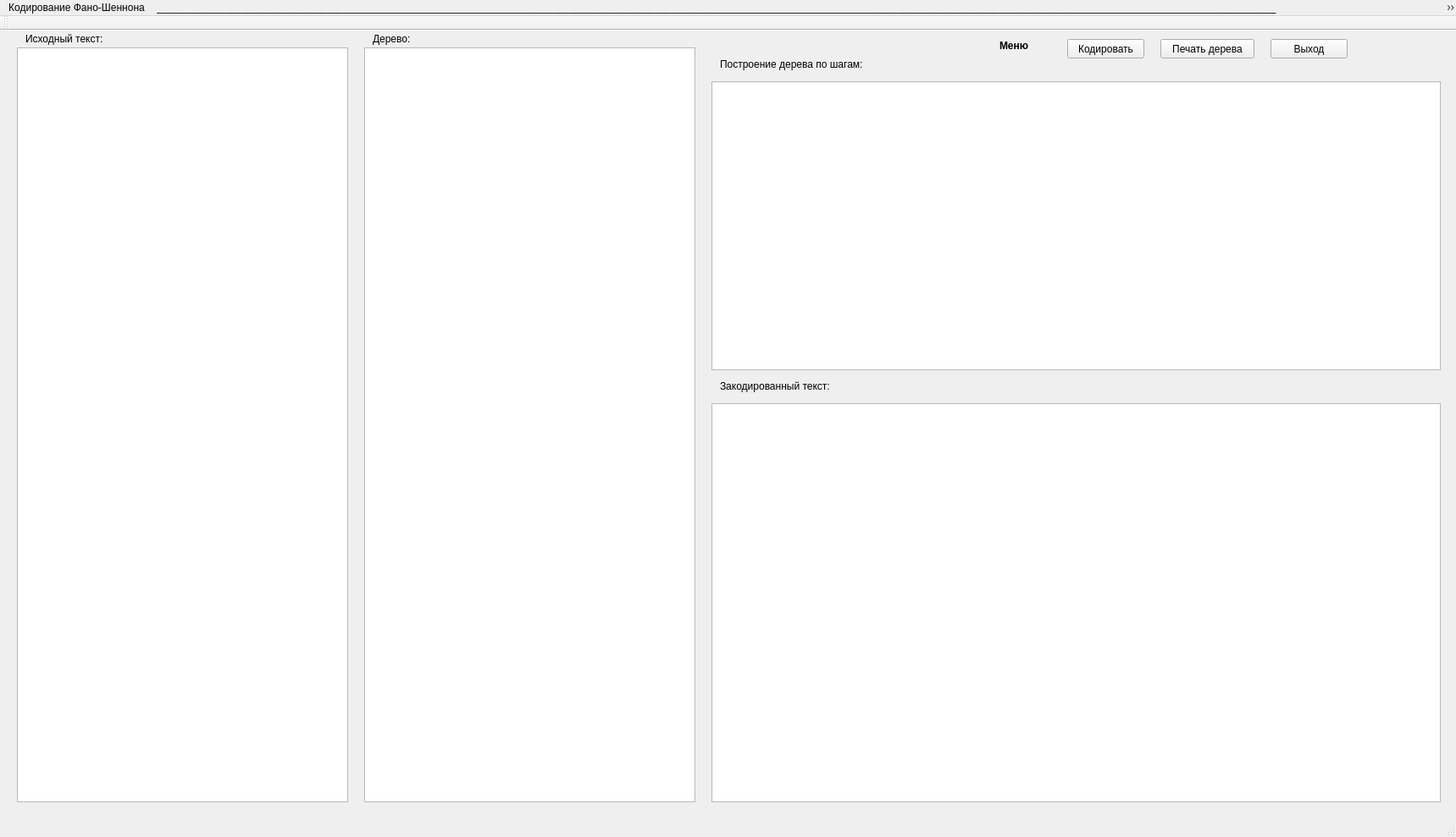
<?xml version="1.0" encoding="UTF-8"?>
<ui version="4.0">
 <class>MainWindow</class>
 <widget class="QMainWindow" name="MainWindow">
  <property name="geometry">
   <rect>
    <x>0</x>
    <y>0</y>
    <width>1719</width>
    <height>988</height>
   </rect>
  </property>
  <property name="windowTitle">
   <string>MainWindow</string>
  </property>
  <widget class="QWidget" name="centralWidget">
   <widget class="QPushButton" name="ChooseEncode">
    <property name="geometry">
     <rect>
      <x>1260</x>
      <y>10</y>
      <width>91</width>
      <height>23</height>
     </rect>
    </property>
    <property name="text">
     <string>Кодировать</string>
    </property>
   </widget>
   <widget class="QTextEdit" name="ResultEdit">
    <property name="geometry">
     <rect>
      <x>430</x>
      <y>20</y>
      <width>391</width>
      <height>891</height>
     </rect>
    </property>
    <property name="readOnly">
     <bool>true</bool>
    </property>
   </widget>
   <widget class="QTextEdit" name="CodesEdit">
    <property name="geometry">
     <rect>
      <x>840</x>
      <y>60</y>
      <width>861</width>
      <height>341</height>
     </rect>
    </property>
    <property name="readOnly">
     <bool>true</bool>
    </property>
   </widget>
   <widget class="QTextEdit" name="BinaryEdit">
    <property name="geometry">
     <rect>
      <x>840</x>
      <y>440</y>
      <width>861</width>
      <height>471</height>
     </rect>
    </property>
    <property name="readOnly">
     <bool>true</bool>
    </property>
   </widget>
   <widget class="QPushButton" name="on_close">
    <property name="geometry">
     <rect>
      <x>1500</x>
      <y>10</y>
      <width>91</width>
      <height>23</height>
     </rect>
    </property>
    <property name="text">
     <string>Выход</string>
    </property>
   </widget>
   <widget class="QTextEdit" name="PreEdit">
    <property name="geometry">
     <rect>
      <x>20</x>
      <y>20</y>
      <width>391</width>
      <height>891</height>
     </rect>
    </property>
    <property name="readOnly">
     <bool>true</bool>
    </property>
   </widget>
   <widget class="QPushButton" name="PrintTree">
    <property name="geometry">
     <rect>
      <x>1370</x>
      <y>10</y>
      <width>111</width>
      <height>23</height>
     </rect>
    </property>
    <property name="text">
     <string>Печать дерева</string>
    </property>
   </widget>
   <widget class="QLabel" name="label_3">
    <property name="geometry">
     <rect>
      <x>850</x>
      <y>410</y>
      <width>161</width>
      <height>21</height>
     </rect>
    </property>
    <property name="text">
     <string>&lt;html&gt;&lt;head/&gt;&lt;body&gt;&lt;p&gt;&lt;span style=&quot; font-size:9pt;&quot;&gt;Закодированный текст:&lt;/span&gt;&lt;/p&gt;&lt;/body&gt;&lt;/html&gt;</string>
    </property>
   </widget>
   <widget class="QLabel" name="label">
    <property name="geometry">
     <rect>
      <x>850</x>
      <y>30</y>
      <width>221</width>
      <height>21</height>
     </rect>
    </property>
    <property name="text">
     <string>&lt;html&gt;&lt;head/&gt;&lt;body&gt;&lt;p&gt;&lt;span style=&quot; font-size:9pt;&quot;&gt;Построение дерева по шагам:&lt;/span&gt;&lt;/p&gt;&lt;/body&gt;&lt;/html&gt;</string>
    </property>
   </widget>
   <widget class="QLabel" name="label_5">
    <property name="geometry">
     <rect>
      <x>30</x>
      <y>0</y>
      <width>121</width>
      <height>21</height>
     </rect>
    </property>
    <property name="text">
     <string>&lt;html&gt;&lt;head/&gt;&lt;body&gt;&lt;p&gt;&lt;span style=&quot; font-size:9pt;&quot;&gt;Исходный текст:&lt;/span&gt;&lt;/p&gt;&lt;/body&gt;&lt;/html&gt;</string>
    </property>
   </widget>
   <widget class="QLabel" name="label_2">
    <property name="geometry">
     <rect>
      <x>440</x>
      <y>0</y>
      <width>61</width>
      <height>21</height>
     </rect>
    </property>
    <property name="text">
     <string>&lt;html&gt;&lt;head/&gt;&lt;body&gt;&lt;p&gt;&lt;span style=&quot; font-size:9pt;&quot;&gt;Дерево:&lt;/span&gt;&lt;/p&gt;&lt;/body&gt;&lt;/html&gt;</string>
    </property>
   </widget>
   <widget class="QLabel" name="label_4">
    <property name="geometry">
     <rect>
      <x>1180</x>
      <y>10</y>
      <width>55</width>
      <height>16</height>
     </rect>
    </property>
    <property name="text">
     <string>&lt;html&gt;&lt;head/&gt;&lt;body&gt;&lt;p&gt;&lt;span style=&quot; font-size:9pt; font-weight:600;&quot;&gt;Меню&lt;/span&gt;&lt;/p&gt;&lt;/body&gt;&lt;/html&gt;</string>
    </property>
   </widget>
  </widget>
  <widget class="QMenuBar" name="menuBar">
   <property name="geometry">
    <rect>
     <x>0</x>
     <y>0</y>
     <width>1719</width>
     <height>26</height>
    </rect>
   </property>
   <widget class="QMenu" name="menu">
    <property name="title">
     <string>Кодирование Фано-Шеннона</string>
    </property>
   </widget>
   <widget class="QMenu" name="menu_7383">
    <property name="title">
     <string>______________________________________________________________________________________________________________________________________________________________________________________________________</string>
    </property>
   </widget>
   <widget class="QMenu" name="menu_7384">
    <property name="title">
     <string>Выполнила Чемова Ксения, гр. 7383</string>
    </property>
   </widget>
   <addaction name="menu"/>
   <addaction name="menu_7383"/>
   <addaction name="menu_7384"/>
  </widget>
  <widget class="QToolBar" name="mainToolBar">
   <attribute name="toolBarArea">
    <enum>TopToolBarArea</enum>
   </attribute>
   <attribute name="toolBarBreak">
    <bool>false</bool>
   </attribute>
  </widget>
  <widget class="QStatusBar" name="statusBar"/>
 </widget>
 <layoutdefault spacing="6" margin="11"/>
 <resources/>
 <connections/>
</ui>
